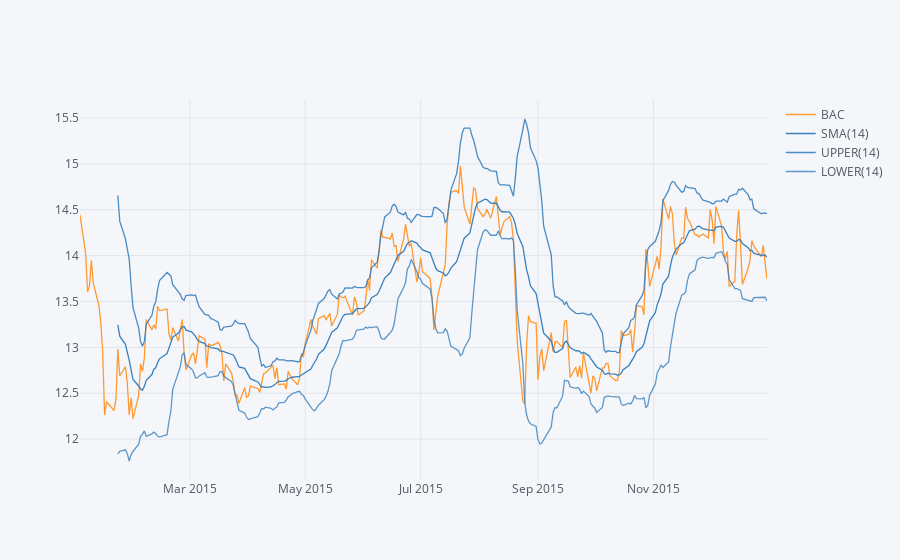

Notebook code for this chart:
### Code cell
BAC['Close'].loc['2015-01-01':'2016-01-01'].ta_plot(study='boll')

### Figure 1 — Plotly figure (JSON) as saved in the notebook; plotly's stock layout.template omitted (floating-point values rounded to 4 significant figures; data arrays with more than 128 entries replaced by an {"elided": "..."} marker saying what was removed)
{"data": [{"line": {"color": "rgba(255, 153, 51, 1.0)", "dash": "solid", "shape": "linear", "width": 1.3}, "mode": "lines", "name": "BAC", "text": "", "type": "scatter", "x": {"elided": "252 str values"}, "y": {"elided": "252 float values"}}, {"line": {"color": "rgba(55, 128, 191, 1.0)", "dash": "solid", "shape": "linear", "width": 1.3}, "mode": "lines", "name": "SMA(14)", "text": "", "type": "scatter", "x": {"elided": "252 str values"}, "y": {"elided": "252 mixed values"}}, {"line": {"color": "rgba(55, 128, 191, 0.8999999999999999)", "dash": "solid", "shape": "linear", "width": 1.3}, "mode": "lines", "name": "UPPER(14)", "text": "", "type": "scatter", "x": {"elided": "252 str values"}, "y": {"elided": "252 mixed values"}}, {"line": {"color": "rgba(55, 128, 191, 0.7999999999999998)", "dash": "solid", "shape": "linear", "width": 1.3}, "mode": "lines", "name": "LOWER(14)", "text": "", "type": "scatter", "x": {"elided": "252 str values"}, "y": {"elided": "252 mixed values"}}], "layout": {"autosize": true, "legend": {"bgcolor": "#F5F6F9", "font": {"color": "#4D5663"}}, "paper_bgcolor": "#F5F6F9", "plot_bgcolor": "#F5F6F9", "title": {"font": {"color": "#4D5663"}}, "xaxis": {"autorange": true, "gridcolor": "#E1E5ED", "range": ["2015-01-02", "2015-12-31"], "showgrid": true, "tickfont": {"color": "#4D5663"}, "title": {"font": {"color": "#4D5663"}, "text": ""}, "type": "date", "zerolinecolor": "#E1E5ED"}, "yaxis": {"autorange": true, "gridcolor": "#E1E5ED", "range": [11.55, 15.7], "showgrid": true, "tickfont": {"color": "#4D5663"}, "title": {"font": {"color": "#4D5663"}, "text": ""}, "type": "linear", "zerolinecolor": "#E1E5ED"}}}
